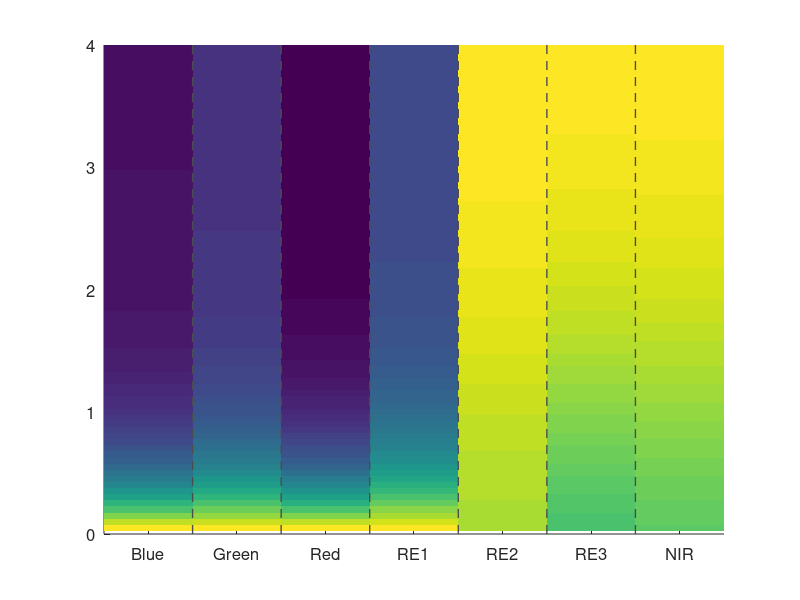

MATLAB code to generate this figure: (Note: this script raises an error after producing the figure.)
clear
clc

load('Ref_ALL(Swir).mat')
% figure
% hold on
Cablist=[1:100];

k=40;
blue=reshape(Ref_ALL(:,2,k),[81,1]);
green=reshape(Ref_ALL(:,3,k),[81,1]);
red=reshape(Ref_ALL(:,4,k),[81,1]);
re1=reshape(Ref_ALL(:,5,k),[81,1]);
re2=reshape(Ref_ALL(:,6,k),[81,1]);
re3=reshape(Ref_ALL(:,7,k),[81,1]);
nir=reshape(Ref_ALL(:,8,k),[81,1]);

C=[blue/max(blue),green/max(green),red/max(red),re1/max(re1),re2/max(re2),re3/max(re3),nir/max(nir)];
C(1,:)=[];
D=[diff(blue/max(blue)),diff(green/max(green)),diff(red/max(red)),diff(re1/max(re1)),diff(re2/max(re2)),diff(re3/max(re3)),diff(nir/max(nir))];
D(1,:)=[];
C(81:end,:)=[]; D(81:end,:)=[];

figure
hold on
imagesc(C)
plot([1.5,1.5],ylim,'--','color',[0.3 0.3 0.3],'linewidth',1);
plot([2.5,2.5],ylim,'--','color',[0.3 0.3 0.3],'linewidth',1);
plot([3.5,3.5],ylim,'--','color',[0.3 0.3 0.3],'linewidth',1);
plot([4.5,4.5],ylim,'--','color',[0.3 0.3 0.3],'linewidth',1);
plot([5.5,5.5],ylim,'--','color',[0.3 0.3 0.3],'linewidth',1);
plot([6.5,6.5],ylim,'--','color',[0.3 0.3 0.3],'linewidth',1);
set(gca,'XTick',1:1:7)
set(gca,'xlim',[0.5,7.5])
set(gca,'XTickLabel',{'Blue','Green','Red','RE1','RE2','RE3','NIR'});
set(gca,'YTickLabel',{'0','1','2','3','4','5','6','7','8'});
set(gca,'ylim',[0,80],'fontsize',12)
load('mycolor2','purple2yellow_light')
load('mycolor','purple2yellow')
colormap (purple2yellow)

xlabel('Bands of Sentinel-2 MSI','fontsize',16)
ylabel('LAI','fontsize',16)
caxis([0.4 1]);
ylabel(colorbar,'Normalized Reflectance','Fontsize',10);
box on
ax=gca;
ax.BoxStyle = 'full';
axis square
% print(gcf,'-djpeg','-r300','RefvsLAI_defaultcolor')
%}

figure
imagesc(flipud(D));
hold on
plot([1.5,1.5],ylim,'--','color',[0.3 0.3 0.3],'linewidth',1);
plot([2.5,2.5],ylim,'--','color',[0.3 0.3 0.3],'linewidth',1);
plot([3.5,3.5],ylim,'--','color',[0.3 0.3 0.3],'linewidth',1);
plot([4.5,4.5],ylim,'--','color',[0.3 0.3 0.3],'linewidth',1);
plot([5.5,5.5],ylim,'--','color',[0.3 0.3 0.3],'linewidth',1);
plot([6.5,6.5],ylim,'--','color',[0.3 0.3 0.3],'linewidth',1);
set(gca,'XTick',1:1:7);
set(gca,'xlim',[0.5,7.5]);
set(gca,'XTickLabel',{'Blue','Green','Red','RE1','RE2','RE3','NIR'});
set(gca,'YTickLabel',{'8','7','6','5','4','3','2','1','0'});
set(gca,'ylim',[0,80],'fontsize',12);
xlabel('Bands of Sentinel-2 MSI','fontsize',16)
ylabel('LAI','fontsize',16)
caxis([-0.1 0.01]);
colormap (purple2yellow)
ylabel(colorbar,'Derivative of Normalized Reflectance','Fontsize',10);
box on
ax=gca;
ax.BoxStyle = 'full';
axis square
text(0.6,10,sprintf('   Min:\n%.4f\n   Max:\n%.4f',min(D(:,1)),max(D(:,1))),'fontsize',9,'FontWeight','bold','color',[0.2 0.2 0.2]);
text(1.6,10,sprintf('   Min:\n%.4f\n   Max:\n%.4f',min(D(:,2)),max(D(:,2))),'fontsize',9,'FontWeight','bold','color',[0.2 0.2 0.2]);
text(2.6,10,sprintf('   Min:\n%.4f\n   Max:\n%.4f',min(D(:,3)),max(D(:,3))),'fontsize',9,'FontWeight','bold','color',[0.2 0.2 0.2]);
text(3.6,10,sprintf('   Min:\n%.4f\n   Max:\n%.4f',min(D(:,4)),max(D(:,4))),'fontsize',9,'FontWeight','bold','color',[0.2 0.2 0.2]);
text(4.6,10,sprintf('   Min:\n%.4f\n   Max:\n%.4f',min(D(:,5)),max(D(:,5))),'fontsize',9,'FontWeight','bold','color',[0.2 0.2 0.2]);
text(5.6,10,sprintf('   Min:\n%.4f\n   Max:\n%.4f',min(D(:,7)),max(D(:,6))),'fontsize',9,'FontWeight','bold','color',[0.2 0.2 0.2]);
text(6.6,10,sprintf('   Min:\n%.4f\n   Max:\n%.4f',min(D(:,7)),max(D(:,7))),'fontsize',9,'FontWeight','bold','color',[0.2 0.2 0.2]);

% print(gcf,'-djpeg','-r300','difRefvsLAI')
%}